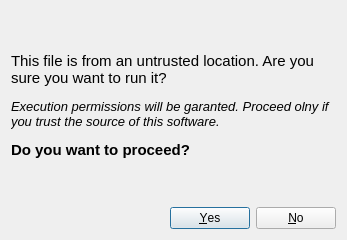
<?xml version="1.0" encoding="UTF-8"?>
<ui version="4.0">
 <class>MainDialog</class>
 <widget class="QDialog" name="MainDialog">
  <property name="windowModality">
   <enum>Qt::WindowModal</enum>
  </property>
  <property name="geometry">
   <rect>
    <x>0</x>
    <y>0</y>
    <width>347</width>
    <height>240</height>
   </rect>
  </property>
  <property name="sizePolicy">
   <sizepolicy hsizetype="Fixed" vsizetype="Preferred">
    <horstretch>0</horstretch>
    <verstretch>0</verstretch>
   </sizepolicy>
  </property>
  <property name="windowTitle">
   <string>Dialog</string>
  </property>
  <layout class="QVBoxLayout" name="verticalLayout">
   <item>
    <widget class="QLabel" name="label">
     <property name="font">
      <font>
       <pointsize>11</pointsize>
      </font>
     </property>
     <property name="autoFillBackground">
      <bool>false</bool>
     </property>
     <property name="text">
      <string>&lt;html&gt;&lt;head/&gt;&lt;body&gt;&lt;p&gt;This file is from an untrusted location. Are you sure you want to run it?&lt;/p&gt;&lt;p&gt;&lt;span style=&quot; font-size:10pt; font-style:italic;&quot;&gt;Execution permissions will be garanted. Proceed olny if you trust the source of this software.&lt;/span&gt;&lt;/p&gt;&lt;p&gt;&lt;span style=&quot; font-weight:600;&quot;&gt;Do you want to proceed?&lt;/span&gt;&lt;/p&gt;&lt;/body&gt;&lt;/html&gt;</string>
     </property>
     <property name="wordWrap">
      <bool>true</bool>
     </property>
    </widget>
   </item>
   <item>
    <widget class="QDialogButtonBox" name="buttonBox">
     <property name="orientation">
      <enum>Qt::Horizontal</enum>
     </property>
     <property name="standardButtons">
      <set>QDialogButtonBox::No|QDialogButtonBox::Yes</set>
     </property>
    </widget>
   </item>
  </layout>
 </widget>
 <resources/>
 <connections>
  <connection>
   <sender>buttonBox</sender>
   <signal>accepted()</signal>
   <receiver>MainDialog</receiver>
   <slot>accept()</slot>
   <hints>
    <hint type="sourcelabel">
     <x>248</x>
     <y>254</y>
    </hint>
    <hint type="destinationlabel">
     <x>157</x>
     <y>274</y>
    </hint>
   </hints>
  </connection>
  <connection>
   <sender>buttonBox</sender>
   <signal>rejected()</signal>
   <receiver>MainDialog</receiver>
   <slot>reject()</slot>
   <hints>
    <hint type="sourcelabel">
     <x>316</x>
     <y>260</y>
    </hint>
    <hint type="destinationlabel">
     <x>286</x>
     <y>274</y>
    </hint>
   </hints>
  </connection>
 </connections>
</ui>
